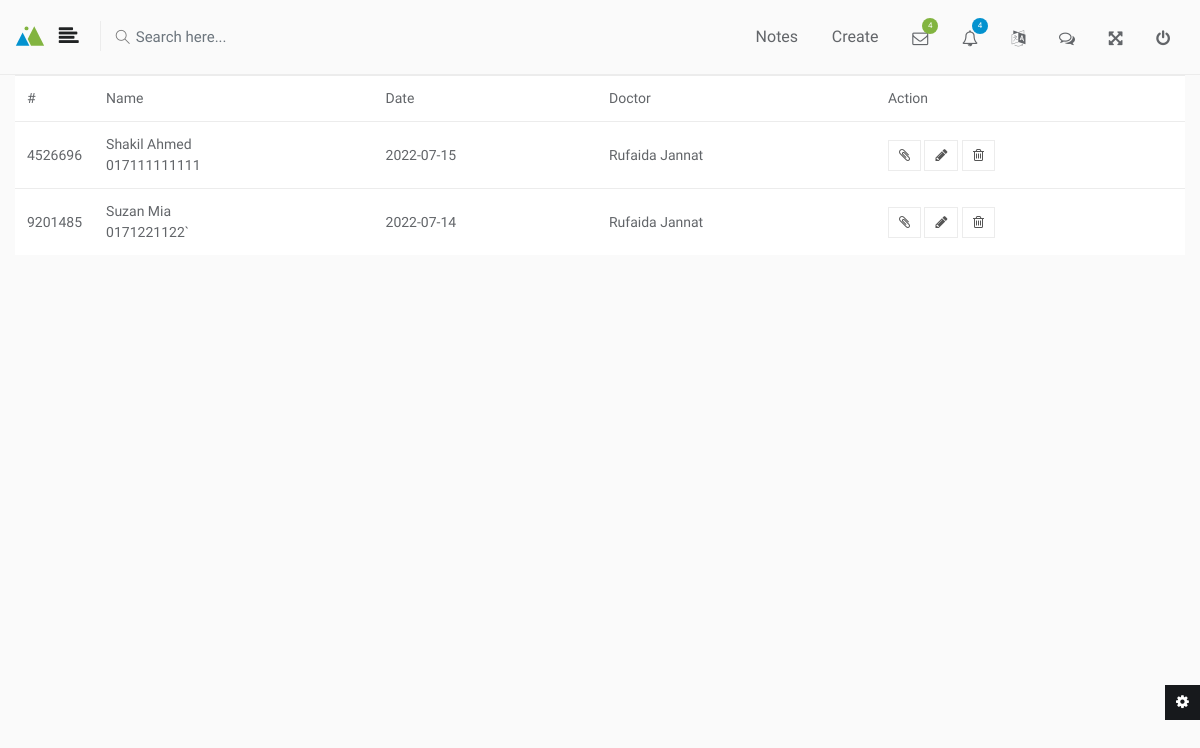
The page /admin/prescriptions.php (signed in) on the database its author committed.
### tables this page shows
CREATE TABLE `prescriptions` (
  `id` int(11) NOT NULL,
  `case_history` varchar(255) DEFAULT NULL,
  `date` varchar(255) DEFAULT NULL,
  `appointments_id` int(11) DEFAULT NULL
);

CREATE TABLE `patients` (
  `id` int(11) NOT NULL,
  `username` varchar(255) DEFAULT NULL,
  `password` varchar(255) DEFAULT NULL,
  `mobile_number` varchar(255) DEFAULT NULL,
  `full_name` varchar(255) DEFAULT NULL,
  `dob` varchar(255) DEFAULT NULL,
  `gender` enum('male','female','shemale') DEFAULT NULL,
  `age` int(11) DEFAULT NULL,
  `address` varchar(255) DEFAULT NULL,
  `photo` varchar(255) DEFAULT NULL,
  `description` text,
  `status` varchar(100) NOT NULL,
  `date` varchar(99) DEFAULT NULL,
  `doctor_id` int(11) DEFAULT NULL
);

CREATE TABLE `doctors` (
  `id` int(11) NOT NULL,
  `username` varchar(255) DEFAULT NULL,
  `email` varchar(255) DEFAULT NULL,
  `mobile_number` varchar(255) DEFAULT NULL,
  `password` varchar(255) DEFAULT NULL,
  `full_name` varchar(255) DEFAULT NULL,
  `dob` varchar(255) DEFAULT NULL,
  `gender` enum('male','female','shemale') DEFAULT NULL,
  `age` int(11) DEFAULT NULL,
  `address` varchar(255) DEFAULT NULL,
  `photo` varchar(255) DEFAULT NULL,
  `designation` varchar(50) NOT NULL,
  `doctor_type` enum('permanent','contract') NOT NULL,
  `shortbio` longtext,
  `details` longtext,
  `specialist` varchar(50) NOT NULL,
  `department_id` int(11) DEFAULT NULL
);

### admin/prescriptions.php (the view, shortened to what this page needs)
<?php
require_once 'header.php';
?>
<div class="row clearfix">
    <div class="col-12">
        <div class="card">
            <div class="table-responsive">
                <table class="table table-hover mb-0">
                    <thead>
                        <tr>
                            <th>#</th>
                            <th>Name</th>
                            <th>Date</th>
                            <th>Doctor</th>
                            <th>Action</th>
                        </tr>
                    </thead>
                    <tbody>
                        <?php
                            $sql = "SELECT * FROM prescriptions";
                            $query = mysqli_query( $conn, $sql );
                            if($query){
                                while( $row = mysqli_fetch_assoc( $query ) ){
                                    ?>
                                    <tr>
                                        <?php
                                            $appointmentId = $row['appointments_id'];
                                            $appointmentSql = "SELECT * FROM appointments WHERE id={$appointmentId}";
                                            $appointmentQuery = mysqli_query( $conn, $appointmentSql );
                                            $appointmentData = mysqli_fetch_assoc( $appointmentQuery );
                                            $patientId = $appointmentData['patient_id'];
                                            $psql = "SELECT full_name, mobile_number, photo from patients WHERE id={$patientId}";
                                            $patientQuery = mysqli_query( $conn, $psql );
                                            $patientData = mysqli_fetch_assoc($patientQuery);
                                        ?>
                                        <td class="w60">
                                            <div><?php echo $row['id']; ?></div>
                                        </td>
                                        <td>
                                            <div><?php echo $patientData['full_name']; ?></div>
                                            <p class="mb-0"><?php echo $patientData['mobile_number']; ?></p>
                                        </td>
                                        <td>
                                            <div><?php echo $row['date']; ?></div>
                                        </td>
                                        <?php
                                            $doctorId = $appointmentData['doctor_id'];
                                            $dsql = "SELECT full_name FROM doctors WHERE id={$doctorId}";
                                            $doctorQuery = mysqli_query( $conn, $dsql );
                                            $doctorData = mysqli_fetch_assoc( $doctorQuery );
                                        ?>
                                        <td><?php echo $doctorData['full_name']; ?></td>
                                        <td>
                                            <a href="prescriptions-view.php?id=<?php echo $row['id']; ?>" class="btn btn-default btn-sm" title="View"><i class="fa fa-paperclip"></i></a>
                                            <a href="prescriptions-edit.php?id=<?php echo $row['id']; ?>" class="btn btn-default btn-sm" title="Edit"><i class="fa fa-pencil"></i></a>
                                            <a href="confirm-prescriptions-delete.php?id=<?php echo $row['id']; ?>" class="btn btn-default btn-sm" title="Delete"><i class="fa fa-trash-o"></i></a>
                                        </td>
                                    </tr>
                                    <?php
                                }
                            }
                        ?>
                    </tbody>
                </table>
            </div>
        </div>
    </div>
</div>
<?php
require_once 'footer.php';

### rows shown on the page
prescriptions: id "4526696", patients.full_name "Shakil Ahmed", patients.mobile_number "017111111111", date "2022-07-15", doctors.full_name "Rufaida Jannat"
prescriptions: id "9201485", patients.full_name "Suzan Mia", patients.mobile_number "0171221122`", date "2022-07-14", doctors.full_name "Rufaida Jannat"
